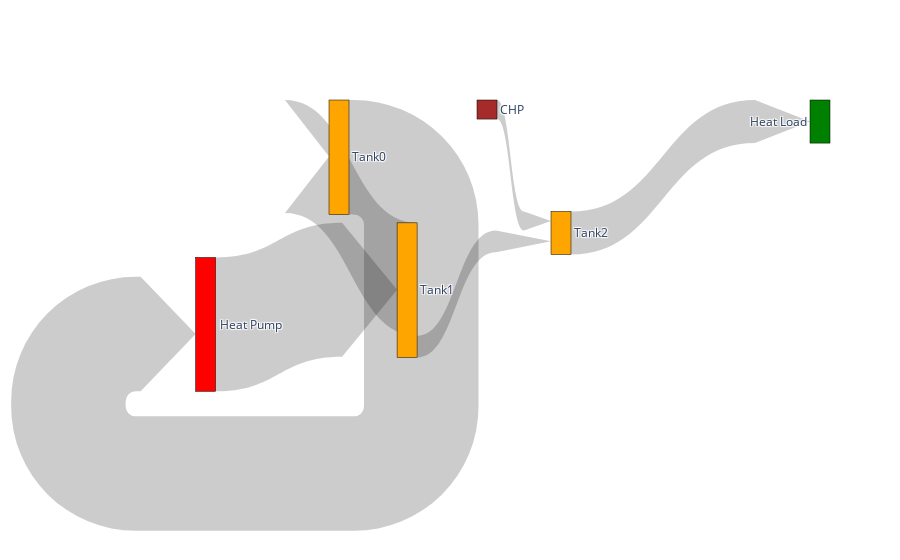

Notebook code for this chart:
### Code cell
fig = go.Figure(data=[go.Sankey(
    arrangement = "snap",
    valuesuffix = "Wh",
    node = dict(
      pad = 10,
    #   thickness = 20,
      line = dict(color = "black", width = 0.5),
      label = ["Heat Pump", "Tank0", "Tank1", "Tank2", "Heat Load", "CHP"],
      x = [0, 0.35, 0.5, 0.65, 1,0.55],
      y = [0,-0.5,0.0,0.35,-0.2, -0.4],
    #   color = "blue"
      color = ['Red', 'Orange', 'Orange', 'Orange', 'Green', 'Brown']
    ),
    link = dict(
      arrowlen = 55,
      # source = [0, 1, 2,3, 4, 1,5], # indices correspond to labels, eg A1, A2, A1, B1, ...
      # target = [2, 2, 3,4, 1, 0,3],
      source = sources,
      target = targets,
      value = vals
    #   curve = [0, 0, 0, 0.5, 0]
  ))],
  layout = dict()
  )

fig.show()

### Figure 1 — Plotly figure (JSON) as saved in the notebook; plotly's stock layout.template omitted (floating-point values rounded to 4 significant figures)
{"data": [{"arrangement": "snap", "link": {"arrowlen": 55, "source": [0, 2, 2, 3, 4, 1, 5], "target": [2, 1, 3, 4, 1, 0, 3], "value": [71920000.0, 60690000.0, 11640000.0, 23150000.0, 0, 61530000.0, 10250000.0, 10250000.0]}, "node": {"color": ["Red", "Orange", "Orange", "Orange", "Green", "Brown"], "label": ["Heat Pump", "Tank0", "Tank1", "Tank2", "Heat Load", "CHP"], "line": {"color": "black", "width": 0.5}, "pad": 10, "x": [0, 0.35, 0.5, 0.65, 1, 0.55], "y": [0, -0.5, 0, 0.35, -0.2, -0.4]}, "type": "sankey", "valuesuffix": "Wh"}], "layout": {}}
